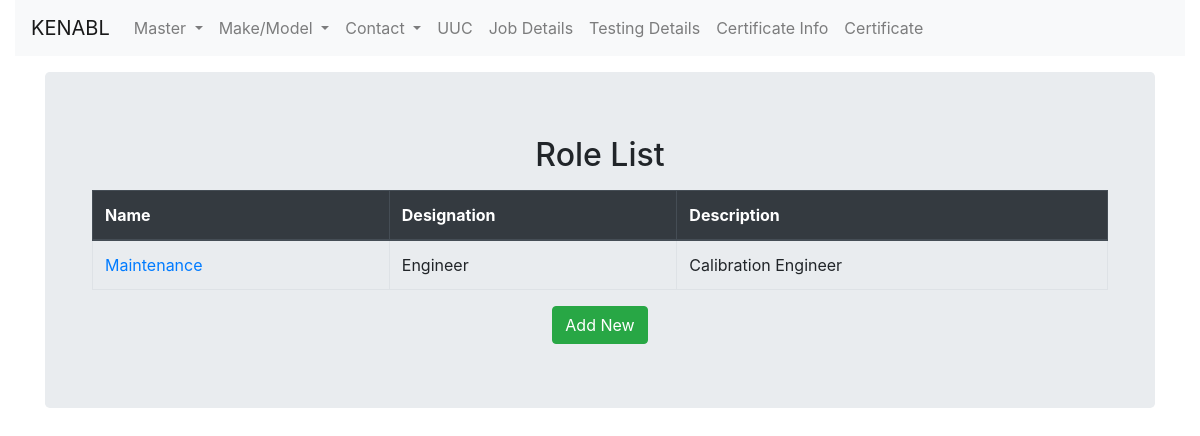
/contact/rolelist/, run on the app's committed database.
### contact/models.py (models this page shows, shortened)
class role(models.Model):
    name = models.CharField(max_length=256)
    designation = models.CharField(max_length=256)
    description = models.TextField(null=True)

### contact/views.py (the view)
# urls.py: path('rolelist/', views.RoleListView.as_view(),name='role_list'),
class RoleListView(ListView):
    context_object_name = 'role_list'
    model = role
    template_name = 'contact/role_list.html'

### contact/templates/contact/role_list.html (shortened to what this page needs)
{% extends 'masterinstrument/base.html' %}
{% block content %}
<div class="container">
<div class="jumbotron">
    <div>
          <h2 style="text-align:center;">Role List</h2>
    </div>
    <div class="container">
      <table class="table table-bordered">
        <thead class="thead-dark">
      <tr>
        <th scope="col">Name</th>
        <th scope="col">Designation</th>
        <th scope="col">Description</th>
      </tr>
    </thead>
  {% for role in role_list %}
  <tbody>
    <tr>
      <td><a href="{% url 'roledetail' pk=role.pk %}">{{role.name}}</a></td>
      <td>{{role.designation}}</td>
      <td>{{role.description}}</td>
    </tr>
  </tbody>
  {% endfor %}
</table>
  <div class="text-center">
    <a class='btn btn-success' href="{% url 'rolecreate' %}">Add New</a>
  </div>
</div>
  </div>
  </div>
{% endblock %}

### data on the page
role: name "Maintenance", designation "Engineer", description "Calibration Engineer"
